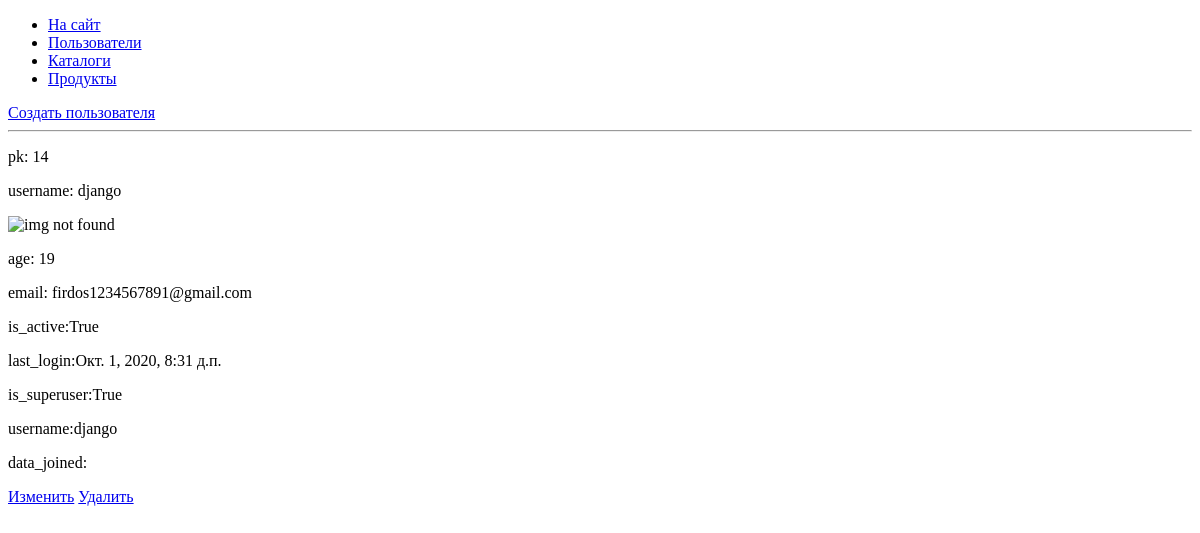
/adminapp/user/14/detail/ (signed in), run on an earlier commit of the app's database.
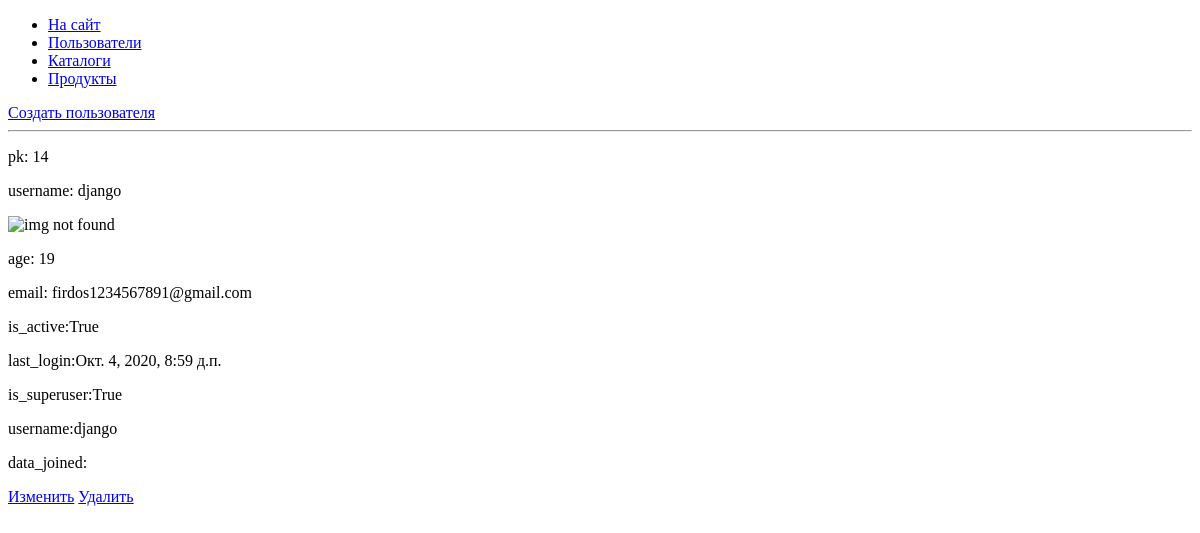
And on a later commit of the database.
### authapp/models.py (models this page shows, shortened)
class CakeShopUser(AbstractUser):
    age = models.IntegerField(verbose_name='Возраст', null=True, blank=True)
    img = models.ImageField(verbose_name='Картинка', upload_to="user_img", blank=True)
    activation_key = models.CharField(max_length=USER_SIZE_KEY, blank=True, default=get_activation_key)
    activation_key_expires = models.DateTimeField(default=get_activation_key_expires)

### adminapp/views.py (the view)
# urls.py: path("user/<int:pk>/detail/", adminapp.UserDetail.as_view(), name="user_detail"),
class UserDetail(SuperUserClassMixin, PageMainTitleMixin, DetailView):
    main_title = "Users Detail"
    model = get_user_model()

### adminapp/views.py (called while the page is built)
def user_check(user):
    return user.is_superuser

    @method_decorator(user_passes_test(user_check))
    def dispatch(self, request, *args, **kwargs):
        return super().dispatch(request, *args, **kwargs)

    def get_context_data(self, *, object_list=None, **kwargs):
        data = super().get_context_data(object_list=None, **kwargs)
        data['main_title'] = self.main_title
        return data

### mainapp/context_processors.py (called while the page is built)
def time(request):
    return {
        "time": now()
    }

### adminapp/templates/authapp/cakeshopuser_detail.html
{% extends "adminapp/root.html"%}
{% block content %}
{% include "adminapp/includes/inc__admin_menu.html" %}
<a href="{% url 'adminapp:user_create' %}">Создать пользователя</a>
<div class="admin-block">
    <hr>
    <p>pk: {{ object.pk }}</p>
    <p>username: {{ object.username }}</p>
    <img src="/media/{{ object.img }}" width="300px" alt="img not found">
    <p>age: {{ object.age }}</p>
    <p>email: {{ object.email }}</p>
    <p>is_active:{{ object.is_active }}</p>
    <p>last_login:{{ object.last_login }}</p>
    <p>is_superuser:{{ object.is_superuser }}</p>
    <p>username:{{ object.username }}</p>
    <p>data_joined:{{ object.data_joined }}</p>
    <a href="{% url 'adminapp:user_change' pk=object.pk %}">Изменить</a>
    <a href="{% url 'adminapp:user_delete' pk=object.pk %}">Удалить</a>
</div>
{% endblock %}

What changed in the data, as far as the page shows it:
changed CakeShopUser "django": last_login "Окт. 1, 2020, 8:31 д.п." → "Окт. 4, 2020, 8:59 д.п."
